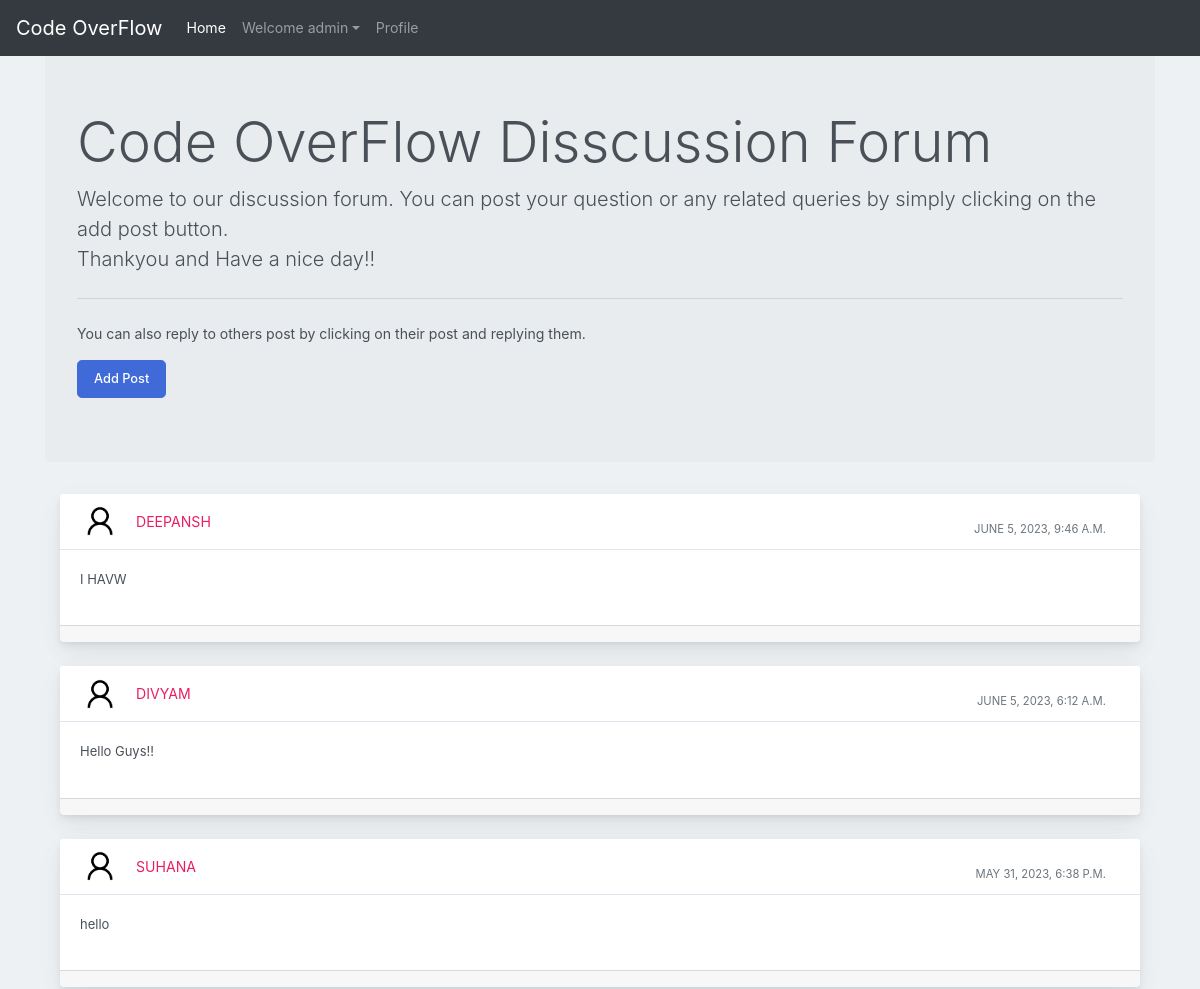
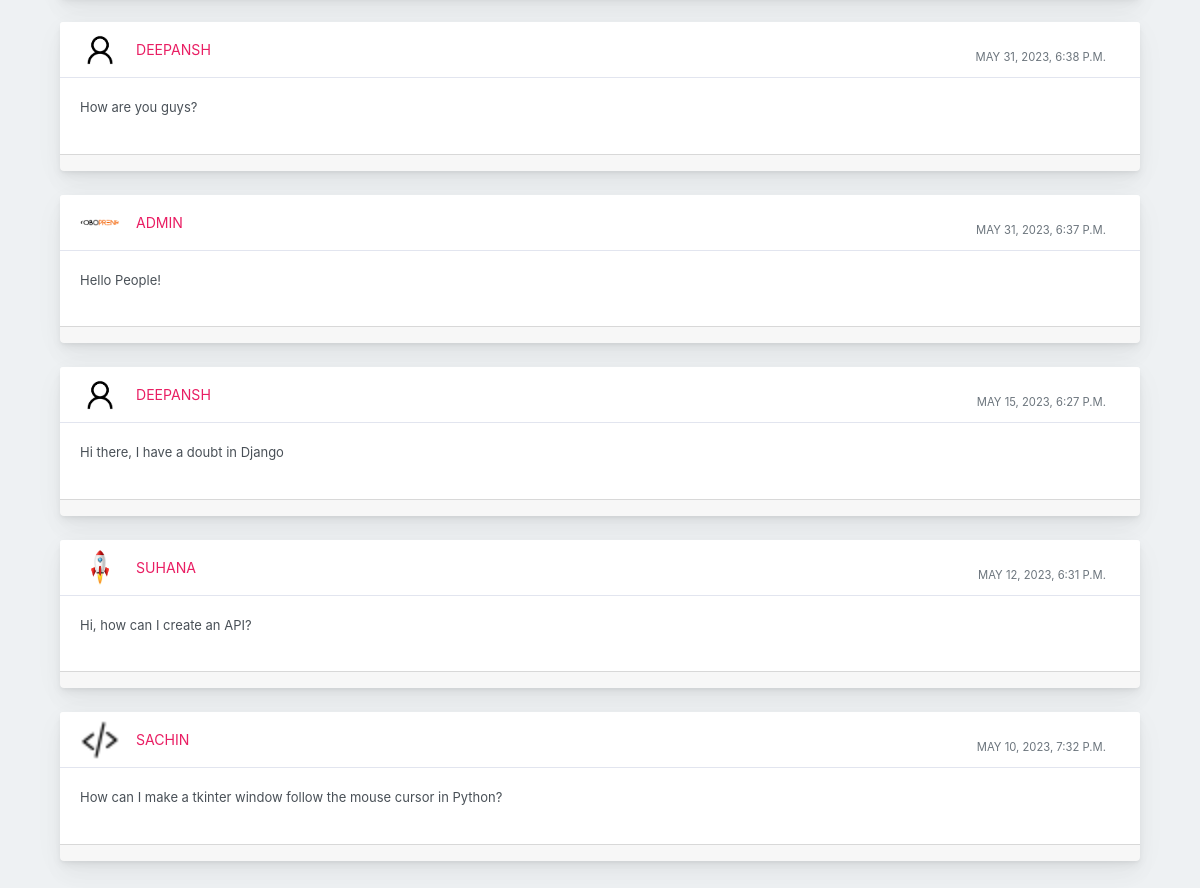
The app's page / (signed in) with its own data (2 pictures, top to bottom).
### profile_of_user/models.py (models this page shows)
class Post(models.Model):
    user1 = models.ForeignKey(User, on_delete=models.CASCADE, default=1)
    post_id = models.AutoField
    post_content = models.CharField(max_length=5000)
    timestamp= models.DateTimeField(default=now)
    image = models.ImageField(upload_to="images",default="")

### profile_of_user/views.py (the view, shortened to what this page needs)
# urls.py: path("", views.forum, name="Forum"),
def forum(request):
    profile = Profile.objects.all()
    posts = Post.objects.filter().order_by('-timestamp')
    return render(request, "forum.html", {'posts':posts})

### profile_of_user/templates/forum.html (shortened to what this page needs)
{% extends 'basic.html' %}
{% block homeactive %} active {% endblock homeactive %}
{% block body %}
{% load static %}
<div class="container my-4">
<div class="jumbotron">
    <h1 class="display-4">Code OverFlow Disscussion Forum</h1>
    <p class="lead">Welcome to our discussion forum. You can post your question or any related queries by simply clicking on the add post button. <br> Thankyou and Have a nice day!!</p>
    <hr class="my-4">
    <p>You can also reply to others post by clicking on their post and replying them.</p>
      <button class="btn btn-primary btn-lg" data-target="#questions" data-toggle="modal" role="button">Add Post</button>
    </div>
    {% for post in posts %}
    <div class="container-fluid mt-10">
      <div class="row">
          <div class="col-md-12">
              <div class="card mb-4">
                  <div class="card-header">
                      <div class="media flex-wrap w-100 align-items-center"> <img src="/media/{{post.image}}"
                              class="d-block ui-w-40 rounded-circle" alt="">
                          <div class="media-body ml-3"> <a href="/discussion/{{post.id}}" data-abc="true">{{post.user1}}</a>
                          </div>
                          <div class="text-muted small ml-3">
                            <div class="px-4 pt-3">{{post.timestamp}} </div>
                          </div>
                      </div>
                  </div>
                  <div class="card-body">
                      <p>{{post.post_content}}</p>
                  </div>
                  <div class="card-footer d-flex flex-wrap justify-content-between align-items-center px-0 pt-0 pb-3">
                  </div>
              </div>
          </div>
      </div>
  </div>
  {% endfor %}
</div>
    {% endblock %}

### profile_of_user/templates/basic.html (shortened to what this page needs)
<!doctype html>
<html lang="en">
  <head>
    <link rel="stylesheet" href="https://stackpath.bootstrapcdn.com/bootstrap/4.2.1/css/bootstrap.min.css">
  </head>
  <body>
    <nav class="navbar navbar-expand-lg navbar-dark bg-dark fixed-top">
  <a class="navbar-brand" href="/">Code OverFlow</a>
  <div class="collapse navbar-collapse" id="navbarSupportedContent">
    <ul class="navbar-nav mr-auto">
      <li class="nav-item {% block homeactive %} {% endblock homeactive %} ">
        <a class="nav-link" href="/">Home </a>
      </li>
      {% if user.is_authenticated %}
<ul class="navbar-nav mr-2">
<li class="nav-item dropdown">
<a class="nav-link dropdown-toggle" href='#' id="navbarDropdown" role="button" data-toggle="dropdown"> Welcome {{request.user}}</a>
<div class="dropdown-menu" aria-labelledby="navbarDropdown">
      <li class="nav-item {% block profileactive %} {% endblock profileactive %}">
        <a class="nav-link" href="/myprofile">Profile</a>
      </li>
        </div>
      </li>
      {% endif %}
    </ul>
  </div>
</nav>
<br>
</body>
{% block body %} {% endblock %}
</html>

### records on screen
Post: image (placeholder picture), user1 "DEEPANSH", timestamp "JUNE 5, 2023, 9:46 A.M.", post_content "I HAVW"
Post: image (placeholder picture), user1 "DIVYAM", timestamp "JUNE 5, 2023, 6:12 A.M.", post_content "Hello Guys!!"
Post: image (placeholder picture), user1 "SUHANA", timestamp "MAY 31, 2023, 6:38 P.M.", post_content "hello"
Post: image (placeholder picture), user1 "DEEPANSH", timestamp "MAY 31, 2023, 6:38 P.M.", post_content "How are you guys?"
Post: image (picture), user1 "ADMIN", timestamp "MAY 31, 2023, 6:37 P.M.", post_content "Hello People!"
Post: image (placeholder picture), user1 "DEEPANSH", timestamp "MAY 15, 2023, 6:27 P.M.", post_content "Hi there, I have a doubt in Django"
Post: image (picture), user1 "SUHANA", timestamp "MAY 12, 2023, 6:31 P.M.", post_content "Hi, how can I create an API?"
Post: image (picture), user1 "SACHIN", timestamp "MAY 10, 2023, 7:32 P.M.", post_content "How can I make a tkinter window follow the mouse cursor in Python?"

### other values on screen
{{ request.user }} "admin"
